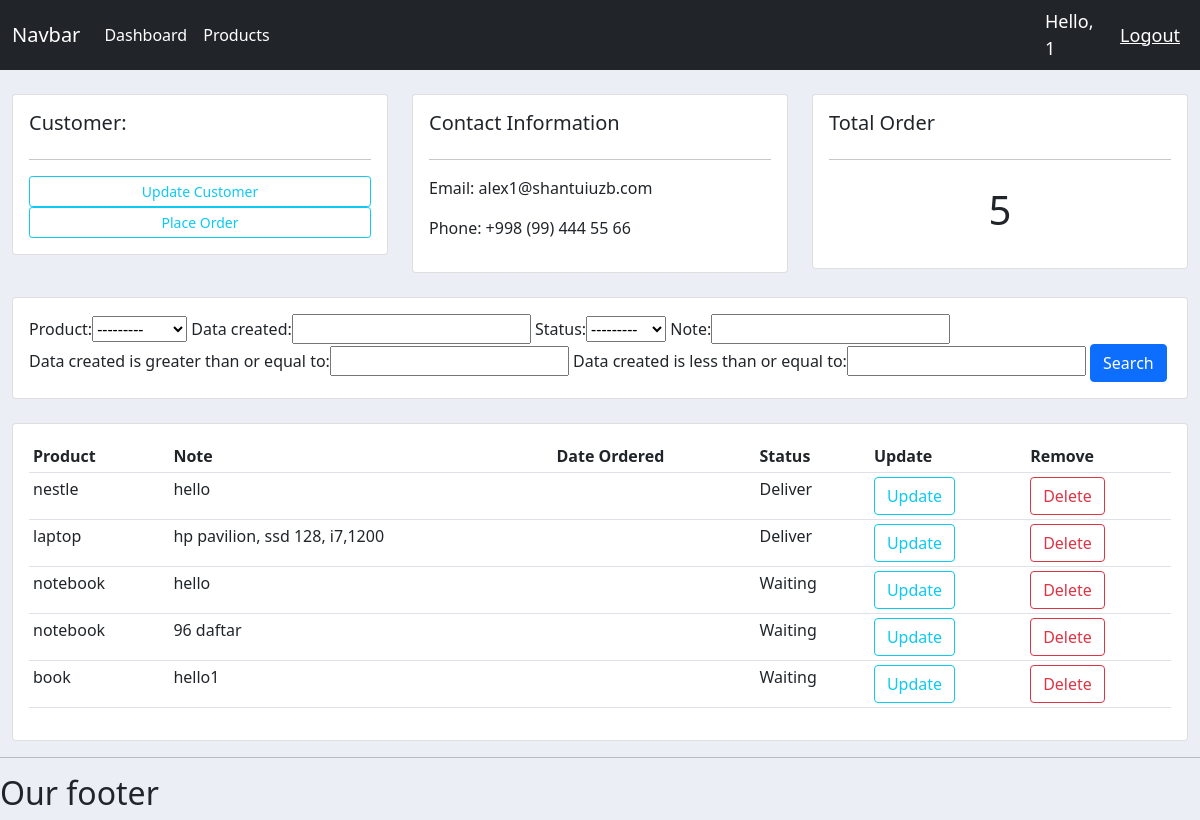
The app's page /customer/1/ (signed in) with its own data.
### main/models.py (models this page shows, shortened)
class Customer(models.Model):
    name = models.CharField(max_length=100, null=True)
    phone = models.CharField(max_length=100, null=True)
    email = models.CharField(max_length=100, null=True)
    data_create = models.DateTimeField(auto_now_add=True, null=True)

class Order(models.Model):
    STATUS = (
        ('Waiting', 'Waiting'),
        ('Deliver', 'Deliver'),
    )
    customer = models.ForeignKey(Customer, null=True, on_delete=models.SET_NULL)
    product = models.ForeignKey(Product, null=True, on_delete=models.SET_NULL)
    data_created = models.DateTimeField(auto_now_add=True, null=True)
    status = models.CharField(max_length=200, null=True, choices=STATUS)
    note = models.CharField(max_length=1000, null=True)

class Product(models.Model):
    CATEGORY = (
        ('Indoor', 'Indoor'),
        ('Out door', 'Out door'),
    )
    name = models.CharField(max_length=100, null=True)
    price = models.FloatField(null=True)
    category = models.CharField(max_length=200, null=True, choices=CATEGORY)
    description = models.CharField(max_length=100, null=True)
    date_create = models.DateTimeField(auto_now_add=True, null=True)
    def __str__(self):
        return self.name

### main/views.py (the view)
# urls.py: path('customer/<str:pk_test>/', views.customer, name="customer"),
@login_required(login_url='login')
def customer(request, pk_test):
    customer = Customer.objects.get(id=pk_test)
    orders = customer.order_set.all()
    order_count = orders.count()
    myFilter = OrderFilter(request.GET, queryset=orders)
    orders = myFilter.qs
    context = {'customer': customer, 'orders': orders,
               'order_count': order_count, 'myFilter': myFilter}
    return render(request, 'main/customer.html', context)

### main/templates/main/customer.html
{% extends 'base.html' %}
{% block content %}
<br>
<div class="row">
    <div class="col-md">
        <div class="card card-body">
            <h5>Customer:</h5>
            <hr>
            <a class="btn btn-outline-info btn-sm btn-block" href="">Update Customer</a>
            <a class="btn btn-outline-info  btn-sm btn-block" href="{% url 'create_order' customer.id %}">Place Order</a>
        </div>
    </div>
   <div class="col-md">
        <div class="card card-body">
            <h5>Contact Information</h5>
            <hr>
            <p>Email: {{customer.email}}</p>
            <p>Phone: {{customer.phone}}</p>
        </div>
    </div>
    <div class="col-md">
        <div class="card card-body">
            <h5>Total Order</h5>
            <hr>
            <h1 style="text-align: center;padding: 10px;">{{order_count}}</h1>
        </div>
    </div>
</div>
<br>
<div class="row">
    <div class="col">
        <div class="card card-body">
            <form method="get">
                {{myFilter.form}}
                <button class="btn btn-primary" type="submit">Search</button>
            </form>
        </div>
    </div>
</div>
<br>
<div class="row">
    <div class="col-md">
        <div class="card card-body">
            <table class="table table-sm">
                <tr>
                    <th>Product</th>
                    <th>Note</th>
                    <th>Date Ordered</th>
                    <th>Status</th>
                    <th>Update</th>
                    <th>Remove</th>
                </tr>
                {% for order in orders %}
                    <tr>
                        <td>{{order.product}}</td>
                        <td>{{order.note}}</td>
                        <td>{{order.date_created}}</td>
                        <td>{{order.status}}</td>
                        <td><a  class="btn btn-outline-info btn-md " href="{% url 'update_order' order.id %}">Update</a></td>
                        <td><a class="btn btn-outline-danger btn-md " href="{% url 'delete_order' order.id %}">Delete</a></td>
                    </tr>
                {% endfor %}
            </table>
        </div>
    </div>
</div>
{% endblock %}

### main/templates/base.html (shortened to what this page needs)
{% load static %}
<!doctype html>
<html lang="en">
<head>
    <link href="https://cdn.jsdelivr.net/npm/bootstrap@5.0.2/dist/css/bootstrap.min.css" rel="stylesheet">
    <link rel="stylesheet" type="text/css" href="{% static '/css/main.css' %}">
</head>
<body>
<nav class="navbar navbar-expand-lg navbar-dark bg-dark">
  <div class="container-fluid">
    <a class="navbar-brand" href="#">Navbar</a>
    <div class="collapse navbar-collapse" id="navbarSupportedContent">
      <ul class="navbar-nav me-auto mb-2 mb-lg-0">
        <li class="nav-item">
              <a class="nav-link active" aria-current="page" href="{% url 'home' %}">Dashboard</a>
        </li>
          <li>
          <a class="nav-link active" href="{% url 'products'  %}"  aria-disabled="true">Products</a>
        </li>
      </ul>
    </div>
  </div>
    <span class="hello-msg">Hello, {{ request.user }}</span>
    <span> <a class="hello-msg" href="{% url 'logout' %}"> Logout </a> </span>
</nav>
   <div class="container-fluid">
    {% block content %}
    {% endblock %}
    </div>
<hr>
<h2>Our footer</h2>
</body>
</html>

### main/static/css/main.css (style rules this page uses)
body { background-color: #ebeff5; }

### main/templates/base.html (style rules this page uses)
.hello-msg { font-size: 18px; color: #fff; margin-right: 20px; }

### records on screen
Customer: email "alex1@shantuiuzb.com", phone "+998 (99) 444 55 66"
Order: product "nestle", note "hello", status "Deliver"
Order: product "laptop", note "hp pavilion, ssd 128, i7,1200", status "Deliver"
Order: product "notebook", note "hello", status "Waiting"
Order: product "notebook", note "96 daftar", status "Waiting"
Order: product "book", note "hello1", status "Waiting"

### other values on screen
{{ request.user }} "1"
{{ order_count }} "5"
